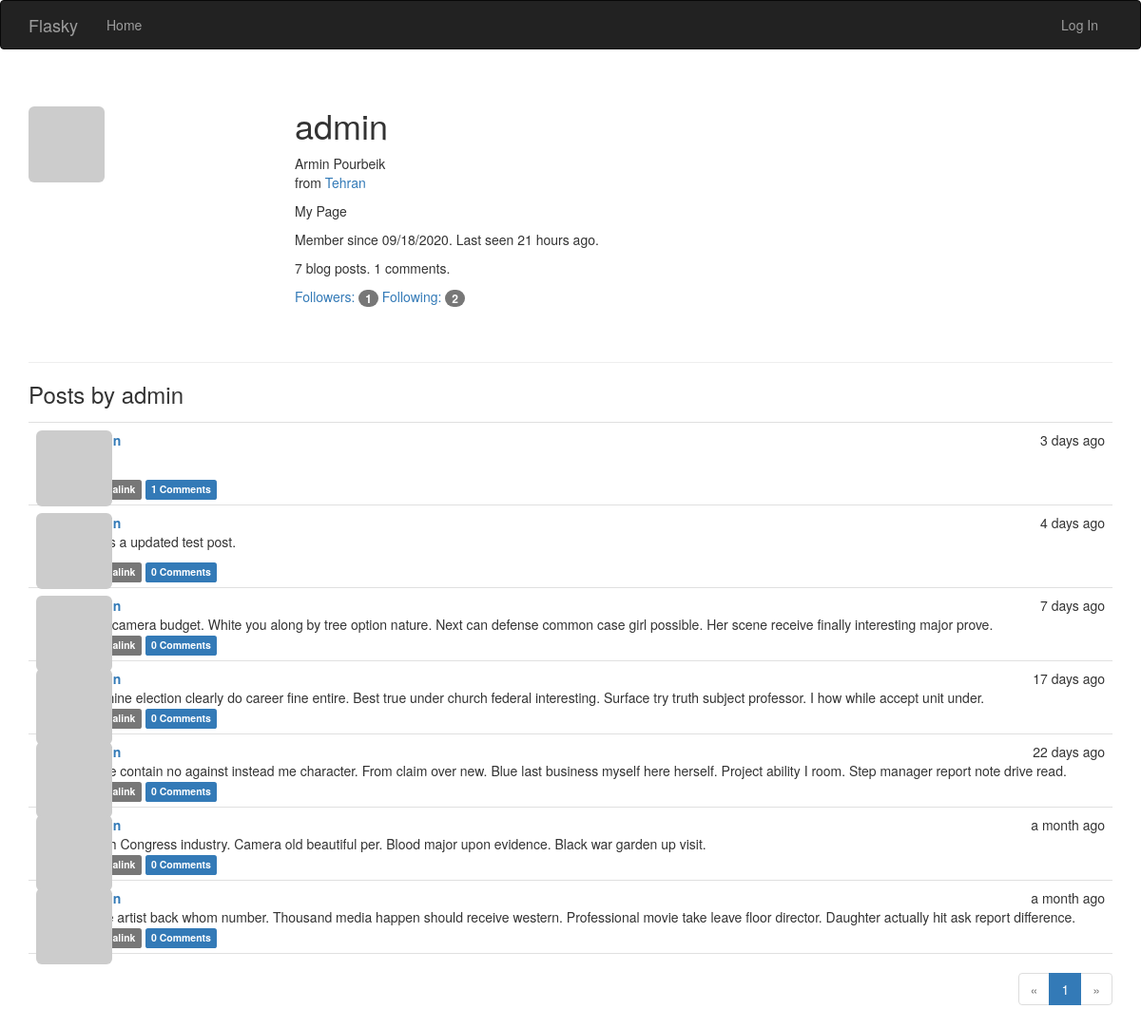
The app's page /user/admin, older data.
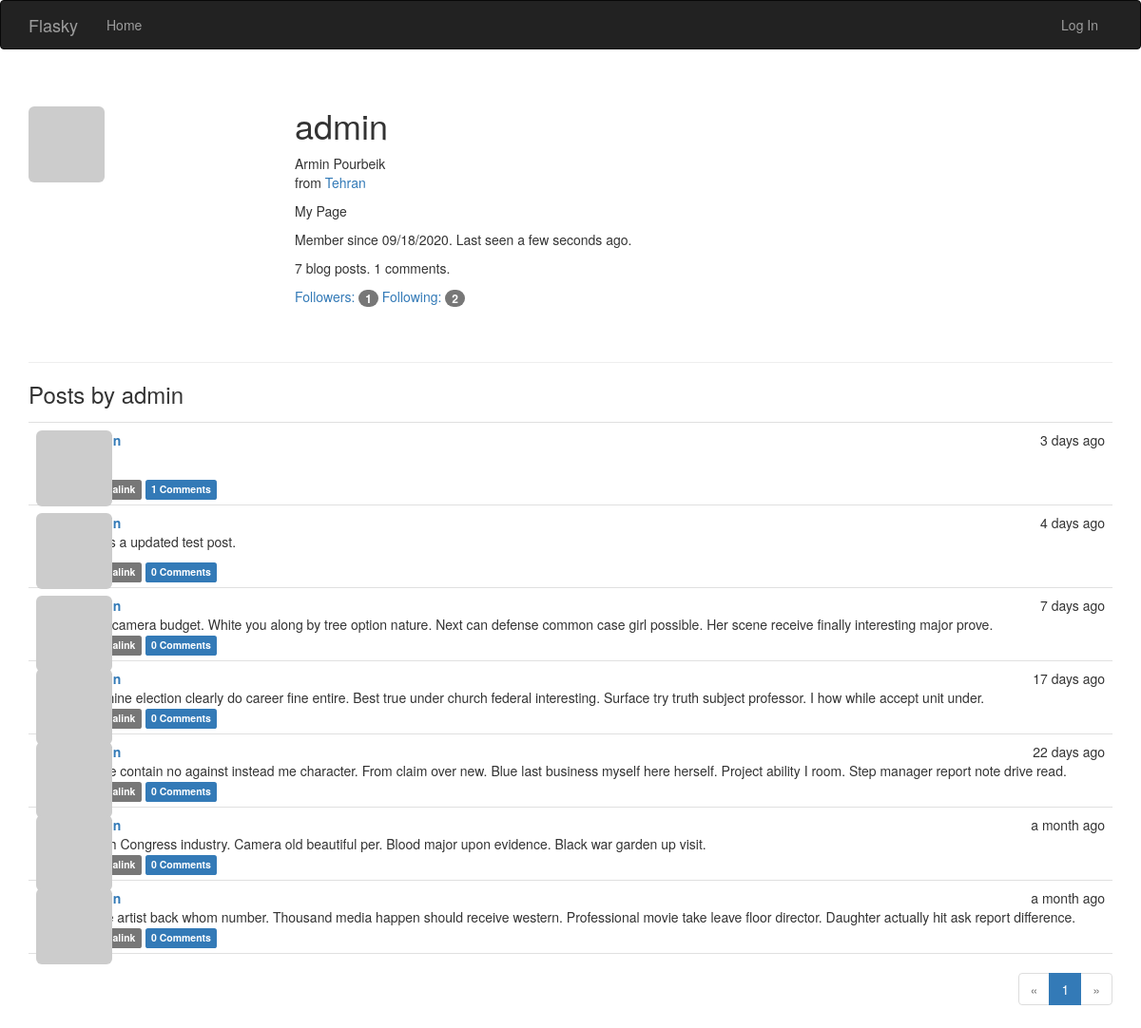
The same page, newer data.
### app/models/user.py (models this page shows, shortened)
class User(UserMixin, db.Model):
    __tablename__ = 'users'
    id = db.Column(db.Integer, primary_key=True)
    username = db.Column(db.String(64), unique=True)
    email = db.Column(db.String(64), unique=True, index=True)
    password_hash = db.Column(db.String(128))
    confirmed = db.Column(db.Boolean, default=False)
    role_id = db.Column(db.Integer, db.ForeignKey('roles.id'))
    name = db.Column(db.String(64))
    location = db.Column(db.String(64))
    about_me = db.Column(db.Text())
    member_since = db.Column(db.DateTime(), default=datetime.utcnow)
    last_seen = db.Column(db.DateTime(), default=datetime.utcnow)
    avatar_hash = db.Column(db.String(32))
    posts = db.relationship('Post', backref='author', lazy='dynamic')
    followed = db.relationship('Follow',
                               foreign_keys=[Follow.follower_id],
                               backref=db.backref('follower', lazy='joined'),
                               lazy='dynamic',
                               cascade='all, delete-orphan')
    followers = db.relationship('Follow',
                                foreign_keys=[Follow.followed_id],
                                backref=db.backref('followed', lazy='joined'),
                                lazy='dynamic',
                                cascade='all, delete-orphan')
    comments = db.relationship('Comment', backref='author', lazy='dynamic')
    @property
    def password(self):
        raise AttributeError('password in not a readable attribute')
    def gravatar_hash(self):
        return hashlib.md5(self.email.lower().encode('utf-8')).hexdigest()
    def gravatar(self, size=100, default='identicon', rating='g'):
        if request.is_secure:
            url = 'https://secure.gravatar.com/avatar'
        else:
            url = 'http://secure.gravatar.com/avatar'
        hash_ = self.avatar_hash or self.gravatar_hash()
        return f'{url}/{hash_}?s={size}&d={default}&r={rating}'

### app/models/post.py (models this page shows, shortened)
class Post(db.Model):
    __tablename__ = 'posts'
    id = db.Column(db.Integer, primary_key=True)
    body = db.Column(db.Text)
    timestamp = db.Column(db.DateTime, index=True, default=datetime.utcnow)
    author_id = db.Column(db.Integer, db.ForeignKey('users.id'))
    body_html = db.Column(db.Text)
    comments = db.relationship('Comment', backref='post', lazy='dynamic')

### app/main/views.py (the view)
@main.route('/user/<username>')
def user(username):
    user = User.query.filter_by(username=username).first_or_404()
    page = request.args.get('page', 1, type=int)
    pagination = user.posts.order_by(Post.timestamp.desc()).paginate(
        page, per_page=current_app.config['FLASKY_POSTS_PER_PAGE'],
        error_out=False)
    posts = pagination.items
    return render_template('user.html', user=user, posts=posts,
                           pagination=pagination)

### app/auth/views.py (called while the page is built)
@auth.before_app_request
def before_request():
    if current_user.is_authenticated \
            and not current_user.confirmed \
            and request.blueprint != 'auth' \
            and request.endpoint != 'static':
        return redirect(url_for('auth.unconfirmed'))

@auth.before_app_request
def before_request():
    if current_user.is_authenticated:
        current_user.ping()
        if not current_user.confirmed \
                and request.endpoint \
                and request.blueprint != 'auth' \
                and request.endpoint != 'static':
            return redirect(url_for('auth.unconfirmed'))

### app/main/__init__.py (called while the page is built)
@main.app_context_processor
def inject_permissions():
    return dict(Permission=Permission)

### app/models/user.py (called while the page is built)
    def can(self, permission):
        return False

    def is_administrator(self):
        return False

### app/templates/user.html (shortened to what this page needs)
{% extends "base.html" %}
{% import "_macros.html" as macros %}
{% block page_content %}
<div class="page-header">
    <img class="img-rounded profile-thumbnail" src="{{ user.gravatar(size=256) }}">
    <div class="profile-header">
        <h1>{{ user.username }}</h1>
        {% if user.name or user.location %}
        <p>
            {% if user.name %}{{ user.name }}<br>{% endif %}
            {% if user.location %}
                from <a href="http://maps.google.com/?q={{ user.location }}">{{ user.location }}</a><br>
            {% endif %}
        </p>
        {% endif %}
        {% if user.about_me %}<p>{{ user.about_me }}</p>{% endif %}
        <p>Member since {{ moment(user.member_since).format('L') }}. Last seen {{ moment(user.last_seen).fromNow() }}.</p>
        <p>{{ user.posts.count() }} blog posts. {{ user.comments.count() }} comments.</p>
        <p>
            <a href="{{ url_for('.followers', username=user.username) }}">Followers: <span class="badge">{{ user.followers.count() - 1 }}</span></a>
            <a href="{{ url_for('.followed_by', username=user.username) }}">Following: <span class="badge">{{ user.followed.count() - 1 }}</span></a>
        </p>
    </div>
</div>
<h3>Posts by {{ user.username }}</h3>
{% include '_posts.html' %}
{% if pagination %}
<div class="pagination">
    {{ macros.pagination_widget(pagination, '.user', username=user.username) }}
</div>
{% endif %}
{% endblock %}

### app/templates/base.html (shortened to what this page needs)
{% extends "bootstrap/base.html" %}
{% block head %}
{{ super() }}
<link rel="stylesheet" type="text/css" href="{{ url_for('static', filename='styles.css') }}">
{% endblock %}
{% block navbar %}
<div class="navbar navbar-inverse" role="navigation">
    <div class="container">
        <div class="navbar-header">
            <a class="navbar-brand" href="{{ url_for('main.index') }}">Flasky</a>
        </div>
        <div class="navbar-collapse collapse">
            <ul class="nav navbar-nav">
                <li><a href="{{ url_for('main.index') }}">Home</a></li>
            </ul>
            <ul class="nav navbar-nav navbar-right">
                {% if current_user.is_authenticated %}
                <li class="dropdown">
                    <a href="#" class="dropdown-toggle" data-toggle="dropdown">
                        <img src="{{ current_user.gravatar(size=18) }}">
                        Account <b class="caret"></b>
                    </a>
                    <ul class="dropdown-menu">
                        <li><a href="{{ url_for('auth.logout') }}">Log Out</a></li>
                    </ul>
                </li>
                {% else %}
                <li><a href="{{ url_for('auth.login') }}">Log In</a></li>
                {% endif %}
            </ul>
        </div>
    </div>
</div>
{% endblock %}
{% block content %}
<div class="container">
    {% block page_content %}{% endblock %}
</div>
{% endblock %}

### app/templates/_macros.html
{% macro pagination_widget(pagination, endpoint, fragment='') %}
<ul class="pagination">
    <li{% if not pagination.has_prev %} class="disabled"{% endif %}>
        <a href="{% if pagination.has_prev %}{{ url_for(endpoint, page=pagination.prev_num, **kwargs) }}{{ fragment }}{% else %}#{% endif %}">
            &laquo;
        </a>
    </li>
    {% for p in pagination.iter_pages() %}
        {% if p %}
            {% if p == pagination.page %}
            <li class="active">
                <a href="{{ url_for(endpoint, page = p, **kwargs) }}{{ fragment }}">{{ p }}</a>
            </li>
            {% else %}
            <li>
                <a href="{{ url_for(endpoint, page = p, **kwargs) }}{{ fragment }}">{{ p }}</a>
            </li>
            {% endif %}
        {% else %}
        <li class="disabled"><a href="#">&hellip;</a></li>
        {% endif %}
    {% endfor %}
    <li{% if not pagination.has_next %} class="disabled"{% endif %}>
        <a href="{% if pagination.has_next %}{{ url_for(endpoint, page=pagination.next_num, **kwargs) }}{{ fragment }}{% else %}#{% endif %}">
            &raquo;
        </a>
    </li>
</ul>
{% endmacro %}

### app/templates/_posts.html (shortened to what this page needs)
<ul class="posts">
    {% for post in posts %}
    <li class="post">
        <div class="post-thumbnail">
            <a href="{{ url_for('.user', username=post.author.username) }}">
                <img class="img-rounded profile-thumbnail" src="{{ post.author.gravatar(size=40) }}">
            </a>
        </div>
        <div class="post-content">
            <div class="post-date">{{ moment(post.timestamp).fromNow() }}</div>
            <div class="post-author"><a href="{{ url_for('.user', username=post.author.username) }}">{{ post.author.username }}</a></div>
            <div class="post-body">
                {% if post.body_html %}
                    {{ post.body_html | safe }}
                {% else %}
                    {{ post.body }}
                {% endif %}
            </div>
            <div class="post-footer">
                <a href="{{ url_for('.post', id=post.id) }}">
                    <span class="label label-default">Permalink</span>
                </a>
                <a href="{{ url_for('.post', id=post.id) }}#comments">
                    <span class="label label-primary">{{ post.comments.count() }} Comments</span>
                </a>
            </div>
        </div>
    </li>
    {% endfor %}
</ul>

### app/static/styles.css (style rules this page uses)
.profile-thumbnail { position: absolute; }
.profile-header { min-height: 260px; margin-left: 280px; }
ul.posts { list-style-type: none; padding: 0px; margin: 16px 0px 0px 0px; border-top: 1px solid #e0e0e0; }
ul.posts li.post { padding: 8px; border-bottom: 1px solid #e0e0e0; }
div.post-date { float: right; }
div.post-author { font-weight: bold; }
div.post-thumbnail { position: absolute; }
div.post-content { margin-left: 48px; min-height: 48px; }
div.pagination { width: 100%; text-align: right; padding: 0px; margin: 0px; }

Row changes from the older to the newer data that the page shows:
changed User "admin": last_seen "21 hours ago" → "a few seconds ago"
